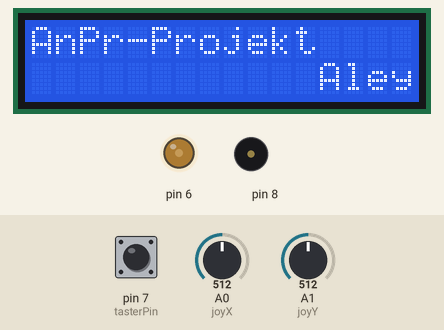
Recording of a sketch running on a simulated Arduino Uno, built with avr-gcc and run on an emulated ATmega328P. Shown: 16×2 character LCD, output pins drawn as LEDs (lit = HIGH), buzzer (waves = sounding). The inputs (shaded band) are chosen by the test bench; at power-on: pin 7 (tasterPin) LOW, A1 (joyY) = 512, A0 (joyX) = 512.

Above: at 2.3 s.
2.4 s: pin 7 (tasterPin) pulled HIGH for 1 s
At 3.8 s:
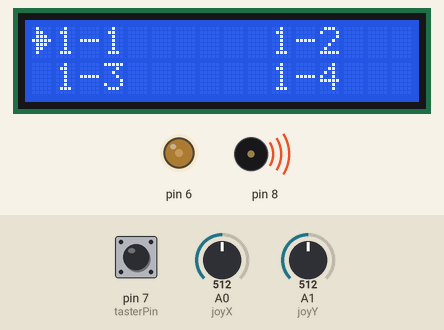
6.4 s: A1 (joyY) set to 90
At 6.8 s:
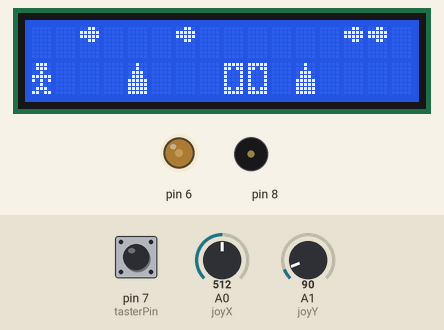
9.5 s: A0 (joyX) set to 106
12.6 s: A0 (joyX) set to 95
15.3 s: pin 7 (tasterPin) pulled HIGH for 0.65 s
At 18.9 s:
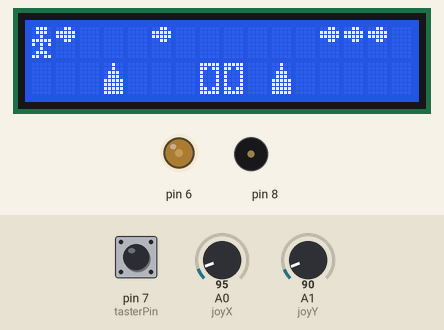
19.0 s: A1 (joyY) set to 110
At 19.5 s:
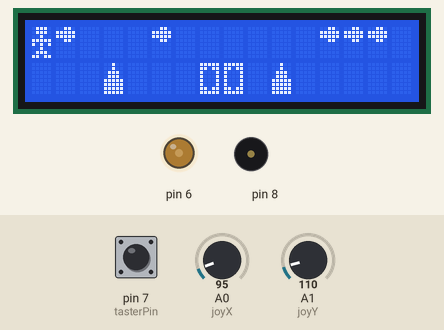
Timing chart, 0 to 21.5 s (numbered marks = the images above; inputs shaded):
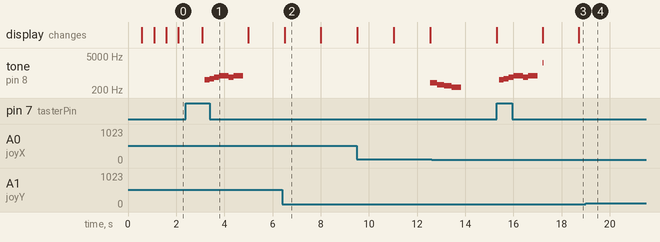

The sketch:

JumpNRun.ino
```cpp
/*
 * Informatik Projekt von Aleyna Cikrik
 * Jump and Run auf dem LCD Display des Arduino
 * Verkabelung LCD: https://www.instructables.com/Arduino-Interfacing-With-LCD-Without-Potentiometer/
 */

#include <LiquidCrystal.h>

#include "pitches.h" //Töne
#include "jingles.h" //Melodien
#include "constants.h" //Konstanten

#define joyX A0 //Joy Stick
#define joyY A1

int height = 0; //Character höhe
int prevHeight = 0;

int Contrast=75; //LCD
LiquidCrystal lcd(12, 11, 5, 4, 3, 2);

int pos = 0;
int charPos = 0;
int tasterPin = 7;
int level = 0;
char buffer [10];

boolean isActionPressed(){ //ist Taster gedrückt
  return (digitalRead(tasterPin)==HIGH);
}

void waitTillButton(){ //unendlichschleife bis Taster gedrückt wird
  while(true){
    if(isActionPressed()){
      return;
    }
  }
}

void bootingAnimation() { //booting Animation mit coolem Text uwu
  lcd.setCursor(0, 0);
  lcd.write("AnPr-Projekt");
  char slider[65] = "                Aleyna Cikrik 03.12.2021 12A               ";
  for(int i=0; i<45; i++){
    lcd.setCursor(0, 1);
    for(int j=0; j<=15; j++){
      lcd.write(slider[i+j]);
    }
    delay(500);

    if(isActionPressed()) { //überspringen
      break;
    }
  }
  delay(500);
}

void menueScreen() { //Levelauswahl
  lcd.clear();
  lcd.setCursor(1, 0);
  lcd.write("1-1");

  lcd.setCursor(10, 0);
  lcd.write("1-2");

  lcd.setCursor(1, 1);
  lcd.write("1-3");

  lcd.setCursor(10, 1);
  lcd.write("1-4");

  int off[][4] = {{9, 1}, {0, 0}, {9, 0}, {0, 1}}; //Positionen zum Pfeil löschen
  int on[][4] = {{0, 0}, {9, 0}, {0, 1}, {9, 1}}; //Positionen zum Pfeil malen

  while(true) { //Neuen Pfeil malen und alten Pfeil löschen
    for(int i = 0; i<4; i++) {
      lcd.setCursor(off[i][0], off[i][1]);
      lcd.write((byte) 0); // ""
      lcd.setCursor(on[i][0], on[i][1]);
      lcd.write((byte) 1); // pfeil
      for(int j = 0; j<15; j++){
        delay(100);
        if(isActionPressed()) { //Level ausgewählt
          level = i+1;
          goto A; // (╯°□°）╯︵ ┻━┻
        }
      }
    }
  }
  A:;
}

void renderLine(int heightPos, int arr[]) { //Zeile Malen
   lcd.setCursor(0, heightPos);
   for(int i = 1; i<=15; i++) {
    lcd.write((byte) arr[i+pos]);
  }
}

void render(){ //Aufruf der Render Funktionen + Charakter rendern
  lcd.clear();

  renderLine(0, top); //Zeile oben
  renderLine(1, bottom); //Zeile unten

  height = getCharHeight();
  if(prevHeight == 1 && height == 0) { //not perfect but works
      tone(8, 2700, 50);
  }
  lcd.setCursor(0, height);
  prevHeight = height;

  lcd.write((byte) 5); //Character
}

int getCharHeight(){ //Ist Character oben oder unten
  return isJoyTop() || isActionPressed() ? 0 : 1;
}

boolean checkColission(){ //check colissions
  return (top[pos+1]!=0 && getCharHeight()==0) || (bottom[pos+1]!=0 && getCharHeight()==1);
}

boolean isJoyTop(){
  return (analogRead(joyX) < 100);
}

boolean isJoyBottom(){
  return (analogRead(joyX) > 500);
}

boolean isJoyRight(){
  return (analogRead(joyY) < 100);
}

boolean isJoyLeft(){
  return (analogRead(joyY) > 500);
}

void failScreen() { //fail Screen
  lcd.clear();
  lcd.setCursor(0, 0);
  lcd.write("GAME OVER");
  lcd.setCursor(0, 1);
  lcd.write("Punkte: ");
  itoa(pos,buffer,10); //Wandelt integer zu Sting um
  lcd.write(buffer);

  failMusic();
  waitTillButton();
  pos=0;
}

void winScreen() { //win Screen
  lcd.clear();
  lcd.setCursor(0, 0);
  lcd.write("GEWONNEN");
  lcd.setCursor(0, 1);
  lcd.write("Punkte: OVER9000");
  winMusic();
  waitTillButton();
  pos=0;
}

void setup() {
   Serial.begin(9600);
   analogWrite(6,Contrast);
   lcd.begin(16, 2);

   lcd.createChar(0, nothing); //Charaktermodelle dem LCD Display "beibringen" //in constants.h gespeichert
   lcd.createChar(1, arrow);
   lcd.createChar(2, block1);
   lcd.createChar(3, block2);
   lcd.createChar(4, craw);
   lcd.createChar(5, player);
   lcd.createChar(6, goalT);
   lcd.createChar(7, goalB);

  bootingAnimation();
}

void loop() {
  // put your main code here, to run repeatedly:
  menueScreen();
  levelStartMusic();

  while(true){
    if(isJoyRight()){
       pos++; //rechts
    }
    if(isJoyLeft() && pos > 0){
       pos--; //links
    }

    render();

    if(checkColission()) {
      break; //unendlichschleife beenden falls Treffer
    }

    delay(1500/level); //Geschwindigkeit gemäß Lebel
  }

  if(top[pos+1]==6&&bottom[pos+1]==7){ //Überprüfung ob Kollision mit Ziel oder mit Stein/Vogel
    winScreen();
  } else {
    failScreen();
  }
}
```

jingles.h
```cpp
/*************************************************

 * Custom Jingles

*************************************************/

void levelStartMusic() {
  tone(8, NOTE_C5, 400);
  delay(200);
  tone(8, NOTE_D5, 400);
  delay(200);
  tone(8, NOTE_E5, 400);
  delay(200);
  tone(8, NOTE_G5, 400);
  delay(400);
  tone(8, NOTE_E5, 400);
  delay(200);
  tone(8, NOTE_G5, 400);
  delay(600);
}

void failMusic() {
  tone(8, NOTE_G4, 400);
  delay(300);
  tone(8, NOTE_E4, 400);
  delay(300);
  tone(8, NOTE_D4, 400);
  delay(300);
  tone(8, NOTE_C4, 400);
  delay(800);
}

void winMusic() {
  tone(8, NOTE_E5, 400);
  delay(150);
  noTone(8);
  delay(50);
  tone(8, NOTE_E5, 400);
  delay(150);
  noTone(8);
  delay(50);
  tone(8, NOTE_E5, 400);
  delay(150);
  noTone(8);
  delay(50);
  tone(8, NOTE_E5, 600);
  delay(600);
  tone(8, NOTE_C5, 600);
  delay(600);
  tone(8, NOTE_E5, 400);
  delay(400);
  tone(8, NOTE_G5, 400);
  delay(400);
  tone(8, NOTE_E5, 400);
  delay(200);
  tone(8, NOTE_G5, 400);
  delay(400);
}
```

pitches.h
```cpp
/*************************************************

 * Public Constants (from: https://www.arduino.cc/en/Tutorial/BuiltInExamples/toneMelody)

 *************************************************/

#define NOTE_B0  31
#define NOTE_C1  33
#define NOTE_CS1 35
#define NOTE_D1  37
#define NOTE_DS1 39
#define NOTE_E1  41
#define NOTE_F1  44
#define NOTE_FS1 46
#define NOTE_G1  49
#define NOTE_GS1 52
#define NOTE_A1  55
#define NOTE_AS1 58
#define NOTE_B1  62
#define NOTE_C2  65
#define NOTE_CS2 69
#define NOTE_D2  73
#define NOTE_DS2 78
#define NOTE_E2  82
#define NOTE_F2  87
#define NOTE_FS2 93
#define NOTE_G2  98
#define NOTE_GS2 104
#define NOTE_A2  110
#define NOTE_AS2 117
#define NOTE_B2  123
#define NOTE_C3  131
#define NOTE_CS3 139
#define NOTE_D3  147
#define NOTE_DS3 156
#define NOTE_E3  165
#define NOTE_F3  175
#define NOTE_FS3 185
#define NOTE_G3  196
#define NOTE_GS3 208
#define NOTE_A3  220
#define NOTE_AS3 233
#define NOTE_B3  247
#define NOTE_C4  262
#define NOTE_CS4 277
#define NOTE_D4  294
#define NOTE_DS4 311
#define NOTE_E4  330
#define NOTE_F4  349
#define NOTE_FS4 370
#define NOTE_G4  392
#define NOTE_GS4 415
#define NOTE_A4  440
#define NOTE_AS4 466
#define NOTE_B4  494
#define NOTE_C5  523
#define NOTE_CS5 554
#define NOTE_D5  587
#define NOTE_DS5 622
#define NOTE_E5  659
#define NOTE_F5  698
#define NOTE_FS5 740
#define NOTE_G5  784
#define NOTE_GS5 831
#define NOTE_A5  880
#define NOTE_AS5 932
#define NOTE_B5  988
#define NOTE_C6  1047
#define NOTE_CS6 1109
#define NOTE_D6  1175
#define NOTE_DS6 1245
#define NOTE_E6  1319
#define NOTE_F6  1397
#define NOTE_FS6 1480
#define NOTE_G6  1568
#define NOTE_GS6 1661
#define NOTE_A6  1760
#define NOTE_AS6 1865
#define NOTE_B6  1976
#define NOTE_C7  2093
#define NOTE_CS7 2217
#define NOTE_D7  2349
#define NOTE_DS7 2489
#define NOTE_E7  2637
#define NOTE_F7  2794
#define NOTE_FS7 2960
#define NOTE_G7  3136
#define NOTE_GS7 3322
#define NOTE_A7  3520
#define NOTE_AS7 3729
#define NOTE_B7  3951
#define NOTE_C8  4186
#define NOTE_CS8 4435
#define NOTE_D8  4699
#define NOTE_DS8 4978
```

Source omitted: constants.h (data table, 1327 bytes)

Measured:
- after the input at 2.4 s, tone on pin 8: plays 523 Hz for 0.20 s, 587 Hz for 0.20 s, 659 Hz for 0.20 s, 784 Hz for 0.40 s, 659 Hz for 0.20 s, 784 Hz for 0.40 s, starting after 0.79 s; the display: changes after 0.69 s (image 1)
- after the input at 6.4 s, the display: changes after 0.10 s (image 2)
- after the input at 15.3 s, tone on pin 8: plays 523 Hz for 0.20 s, 587 Hz for 0.20 s, 659 Hz for 0.20 s, 784 Hz for 0.40 s, 659 Hz for 0.20 s, 784 Hz for 0.40 s … (7 notes in this stretch), starting after 0.10 s; the display: first changes at once (image 3 shows a later state)
- after the input at 19.0 s, tone on pin 8: stays silent (without the input it goes to 392 Hz after 1.2 s)
- what the display in image 2 shows lasts 1.5 s, from 6.5 s to 8.0 s
